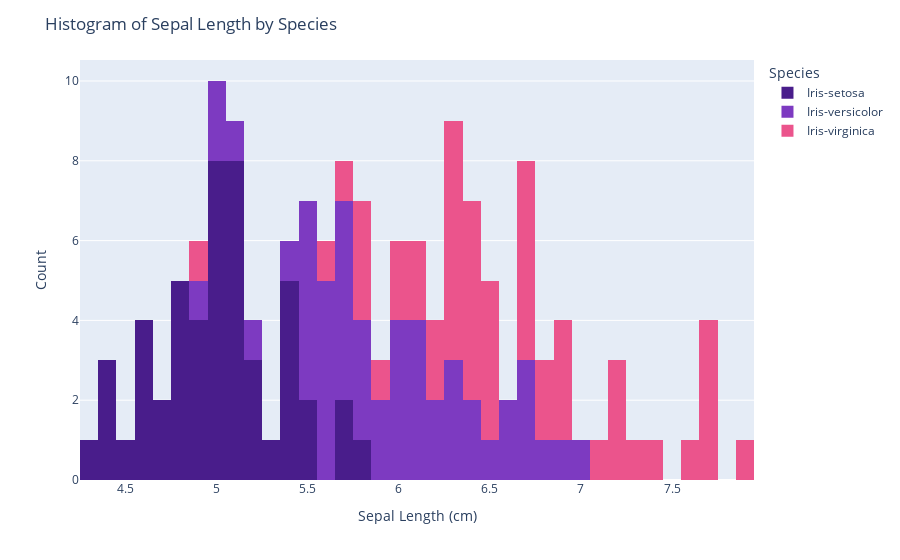
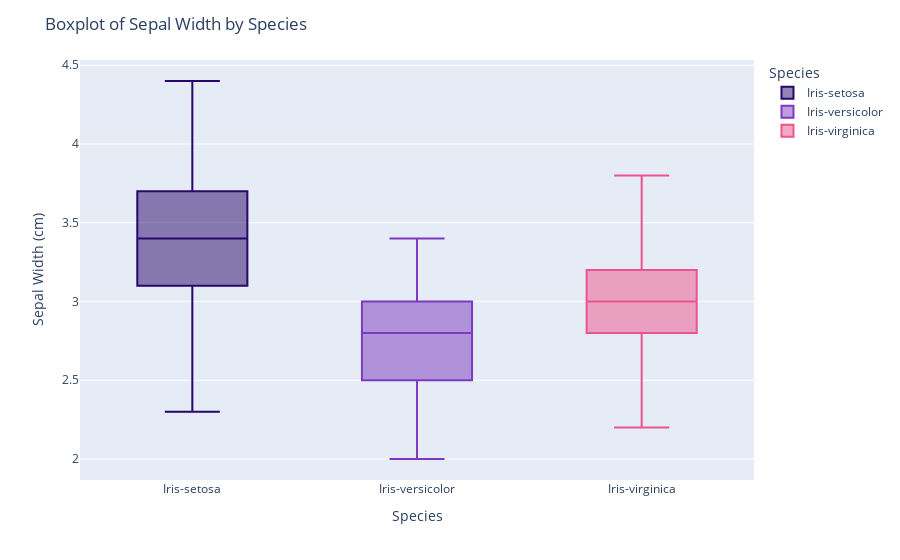
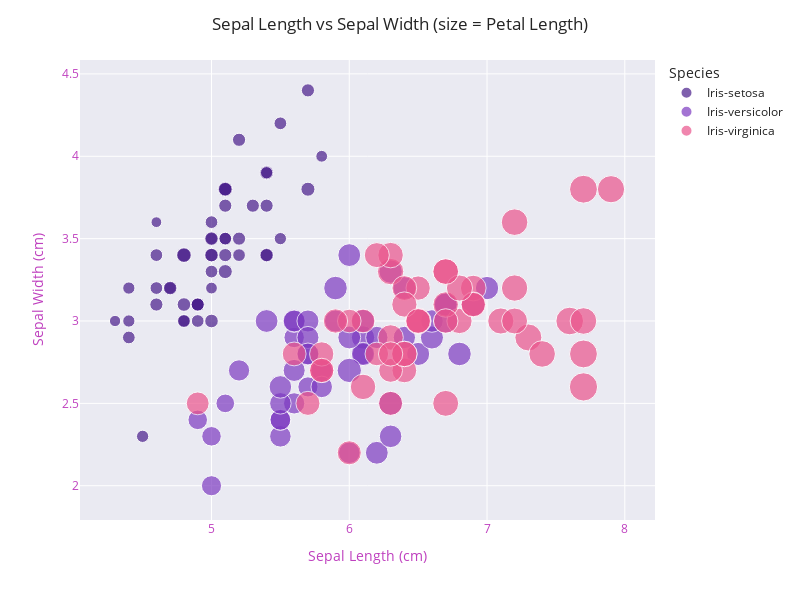

The cell these charts' notebook holds for them, in order:
### Code cell
# Phân tích biến SepalLengthCm với histogram
fig = px.histogram(
    data_frame=iris, 
    x='SepalLengthCm',
    color='Species',
    nbins=50,
    color_discrete_sequence=['#491D8B','#7D3AC1','#EB548C'],
    template='plotly'
)
fig.update_layout(
    title="Histogram of Sepal Length by Species",
    xaxis_title="Sepal Length (cm)",
    yaxis_title="Count"
)
fig.show()

# Phân tích biến SepalWidthCm với box plot
fig = px.box(
    data_frame=iris, 
    x='Species',
    y='SepalWidthCm', 
    color='Species',
    color_discrete_sequence=['#29066B','#7D3AC1','#EB548C'],
    orientation='v'
)
fig.update_layout(
    title="Boxplot of Sepal Width by Species",
    yaxis_title="Sepal Width (cm)"
)
fig.show()

# Phân tích 2 biến SepalLengthCm và SepalWidthCm với scatter
fig = px.scatter(
    data_frame=iris, 
    x='SepalLengthCm',
    y='SepalWidthCm',
    color='Species',
    size='PetalLengthCm',
    template='seaborn',
    color_discrete_sequence=['#491D8B','#7D3AC1','#EB548C']
)
fig.update_layout(
    width=800, height=600,
    title="Sepal Length vs Sepal Width (size = Petal Length)",
    xaxis=dict(title="Sepal Length (cm)", color="#BF40BF"),
    yaxis=dict(title="Sepal Width (cm)", color="#BF40BF")
)
fig.show()

### Figure 1 — Plotly figure (JSON) as saved in the notebook; plotly's stock layout.template omitted (floating-point values rounded to 4 significant figures)
{"data": [{"bingroup": "x", "hovertemplate": "Species=Iris-setosa<br>SepalLengthCm=%{x}<br>count=%{y}<extra></extra>", "legendgroup": "Iris-setosa", "marker": {"color": "#491D8B", "pattern": {"shape": ""}}, "name": "Iris-setosa", "nbinsx": 50, "orientation": "v", "showlegend": true, "type": "histogram", "x": [5.1, 4.9, 4.7, 4.6, 5.0, 5.4, 4.6, 5.0, 4.4, 4.9, 5.4, 4.8, 4.8, 4.3, 5.8, 5.7, 5.4, 5.1, 5.7, 5.1, 5.4, 5.1, 4.6, 5.1, 4.8, 5.0, 5.0, 5.2, 5.2, 4.7, 4.8, 5.4, 5.2, 5.5, 4.9, 5.0, 5.5, 4.9, 4.4, 5.1, 5.0, 4.5, 4.4, 5.0, 5.1, 4.8, 5.1, 4.6, 5.3, 5.0], "xaxis": "x", "yaxis": "y"}, {"bingroup": "x", "hovertemplate": "Species=Iris-versicolor<br>SepalLengthCm=%{x}<br>count=%{y}<extra></extra>", "legendgroup": "Iris-versicolor", "marker": {"color": "#7D3AC1", "pattern": {"shape": ""}}, "name": "Iris-versicolor", "nbinsx": 50, "orientation": "v", "showlegend": true, "type": "histogram", "x": [7.0, 6.4, 6.9, 5.5, 6.5, 5.7, 6.3, 4.9, 6.6, 5.2, 5.0, 5.9, 6.0, 6.1, 5.6, 6.7, 5.6, 5.8, 6.2, 5.6, 5.9, 6.1, 6.3, 6.1, 6.4, 6.6, 6.8, 6.7, 6.0, 5.7, 5.5, 5.5, 5.8, 6.0, 5.4, 6.0, 6.7, 6.3, 5.6, 5.5, 5.5, 6.1, 5.8, 5.0, 5.6, 5.7, 5.7, 6.2, 5.1, 5.7], "xaxis": "x", "yaxis": "y"}, {"bingroup": "x", "hovertemplate": "Species=Iris-virginica<br>SepalLengthCm=%{x}<br>count=%{y}<extra></extra>", "legendgroup": "Iris-virginica", "marker": {"color": "#EB548C", "pattern": {"shape": ""}}, "name": "Iris-virginica", "nbinsx": 50, "orientation": "v", "showlegend": true, "type": "histogram", "x": [6.3, 5.8, 7.1, 6.3, 6.5, 7.6, 4.9, 7.3, 6.7, 7.2, 6.5, 6.4, 6.8, 5.7, 5.8, 6.4, 6.5, 7.7, 7.7, 6.0, 6.9, 5.6, 7.7, 6.3, 6.7, 7.2, 6.2, 6.1, 6.4, 7.2, 7.4, 7.9, 6.4, 6.3, 6.1, 7.7, 6.3, 6.4, 6.0, 6.9, 6.7, 6.9, 5.8, 6.8, 6.7, 6.7, 6.3, 6.5, 6.2, 5.9], "xaxis": "x", "yaxis": "y"}], "layout": {"barmode": "relative", "legend": {"title": {"text": "Species"}, "tracegroupgap": 0}, "margin": {"t": 60}, "title": {"text": "Histogram of Sepal Length by Species"}, "xaxis": {"anchor": "y", "domain": [0, 1], "title": {"text": "Sepal Length (cm)"}}, "yaxis": {"anchor": "x", "domain": [0, 1], "title": {"text": "Count"}}}}

### Figure 2 — Plotly figure (JSON) as saved in the notebook; plotly's stock layout.template omitted (floating-point values rounded to 4 significant figures)
{"data": [{"alignmentgroup": "True", "hovertemplate": "Species=%{x}<br>SepalWidthCm=%{y}<extra></extra>", "legendgroup": "Iris-setosa", "marker": {"color": "#29066B"}, "name": "Iris-setosa", "notched": false, "offsetgroup": "Iris-setosa", "orientation": "v", "showlegend": true, "type": "box", "x": ["Iris-setosa", "Iris-setosa", "Iris-setosa", "Iris-setosa", "Iris-setosa", "Iris-setosa", "Iris-setosa", "Iris-setosa", "Iris-setosa", "Iris-setosa", "Iris-setosa", "Iris-setosa", "Iris-setosa", "Iris-setosa", "Iris-setosa", "Iris-setosa", "Iris-setosa", "Iris-setosa", "Iris-setosa", "Iris-setosa", "Iris-setosa", "Iris-setosa", "Iris-setosa", "Iris-setosa", "Iris-setosa", "Iris-setosa", "Iris-setosa", "Iris-setosa", "Iris-setosa", "Iris-setosa", "Iris-setosa", "Iris-setosa", "Iris-setosa", "Iris-setosa", "Iris-setosa", "Iris-setosa", "Iris-setosa", "Iris-setosa", "Iris-setosa", "Iris-setosa", "Iris-setosa", "Iris-setosa", "Iris-setosa", "Iris-setosa", "Iris-setosa", "Iris-setosa", "Iris-setosa", "Iris-setosa", "Iris-setosa", "Iris-setosa"], "x0": " ", "xaxis": "x", "y": [3.5, 3.0, 3.2, 3.1, 3.6, 3.9, 3.4, 3.4, 2.9, 3.1, 3.7, 3.4, 3.0, 3.0, 4.0, 4.4, 3.9, 3.5, 3.8, 3.8, 3.4, 3.7, 3.6, 3.3, 3.4, 3.0, 3.4, 3.5, 3.4, 3.2, 3.1, 3.4, 4.1, 4.2, 3.1, 3.2, 3.5, 3.1, 3.0, 3.4, 3.5, 2.3, 3.2, 3.5, 3.8, 3.0, 3.8, 3.2, 3.7, 3.3], "y0": " ", "yaxis": "y"}, {"alignmentgroup": "True", "hovertemplate": "Species=%{x}<br>SepalWidthCm=%{y}<extra></extra>", "legendgroup": "Iris-versicolor", "marker": {"color": "#7D3AC1"}, "name": "Iris-versicolor", "notched": false, "offsetgroup": "Iris-versicolor", "orientation": "v", "showlegend": true, "type": "box", "x": ["Iris-versicolor", "Iris-versicolor", "Iris-versicolor", "Iris-versicolor", "Iris-versicolor", "Iris-versicolor", "Iris-versicolor", "Iris-versicolor", "Iris-versicolor", "Iris-versicolor", "Iris-versicolor", "Iris-versicolor", "Iris-versicolor", "Iris-versicolor", "Iris-versicolor", "Iris-versicolor", "Iris-versicolor", "Iris-versicolor", "Iris-versicolor", "Iris-versicolor", "Iris-versicolor", "Iris-versicolor", "Iris-versicolor", "Iris-versicolor", "Iris-versicolor", "Iris-versicolor", "Iris-versicolor", "Iris-versicolor", "Iris-versicolor", "Iris-versicolor", "Iris-versicolor", "Iris-versicolor", "Iris-versicolor", "Iris-versicolor", "Iris-versicolor", "Iris-versicolor", "Iris-versicolor", "Iris-versicolor", "Iris-versicolor", "Iris-versicolor", "Iris-versicolor", "Iris-versicolor", "Iris-versicolor", "Iris-versicolor", "Iris-versicolor", "Iris-versicolor", "Iris-versicolor", "Iris-versicolor", "Iris-versicolor", "Iris-versicolor"], "x0": " ", "xaxis": "x", "y": [3.2, 3.2, 3.1, 2.3, 2.8, 2.8, 3.3, 2.4, 2.9, 2.7, 2.0, 3.0, 2.2, 2.9, 2.9, 3.1, 3.0, 2.7, 2.2, 2.5, 3.2, 2.8, 2.5, 2.8, 2.9, 3.0, 2.8, 3.0, 2.9, 2.6, 2.4, 2.4, 2.7, 2.7, 3.0, 3.4, 3.1, 2.3, 3.0, 2.5, 2.6, 3.0, 2.6, 2.3, 2.7, 3.0, 2.9, 2.9, 2.5, 2.8], "y0": " ", "yaxis": "y"}, {"alignmentgroup": "True", "hovertemplate": "Species=%{x}<br>SepalWidthCm=%{y}<extra></extra>", "legendgroup": "Iris-virginica", "marker": {"color": "#EB548C"}, "name": "Iris-virginica", "notched": false, "offsetgroup": "Iris-virginica", "orientation": "v", "showlegend": true, "type": "box", "x": ["Iris-virginica", "Iris-virginica", "Iris-virginica", "Iris-virginica", "Iris-virginica", "Iris-virginica", "Iris-virginica", "Iris-virginica", "Iris-virginica", "Iris-virginica", "Iris-virginica", "Iris-virginica", "Iris-virginica", "Iris-virginica", "Iris-virginica", "Iris-virginica", "Iris-virginica", "Iris-virginica", "Iris-virginica", "Iris-virginica", "Iris-virginica", "Iris-virginica", "Iris-virginica", "Iris-virginica", "Iris-virginica", "Iris-virginica", "Iris-virginica", "Iris-virginica", "Iris-virginica", "Iris-virginica", "Iris-virginica", "Iris-virginica", "Iris-virginica", "Iris-virginica", "Iris-virginica", "Iris-virginica", "Iris-virginica", "Iris-virginica", "Iris-virginica", "Iris-virginica", "Iris-virginica", "Iris-virginica", "Iris-virginica", "Iris-virginica", "Iris-virginica", "Iris-virginica", "Iris-virginica", "Iris-virginica", "Iris-virginica", "Iris-virginica"], "x0": " ", "xaxis": "x", "y": [3.3, 2.7, 3.0, 2.9, 3.0, 3.0, 2.5, 2.9, 2.5, 3.6, 3.2, 2.7, 3.0, 2.5, 2.8, 3.2, 3.0, 3.8, 2.6, 2.2, 3.2, 2.8, 2.8, 2.7, 3.3, 3.2, 2.8, 3.0, 2.8, 3.0, 2.8, 3.8, 2.8, 2.8, 2.6, 3.0, 3.4, 3.1, 3.0, 3.1, 3.1, 3.1, 2.7, 3.2, 3.3, 3.0, 2.5, 3.0, 3.4, 3.0], "y0": " ", "yaxis": "y"}], "layout": {"boxmode": "overlay", "legend": {"title": {"text": "Species"}, "tracegroupgap": 0}, "margin": {"t": 60}, "title": {"text": "Boxplot of Sepal Width by Species"}, "xaxis": {"anchor": "y", "categoryarray": ["Iris-setosa", "Iris-versicolor", "Iris-virginica"], "categoryorder": "array", "domain": [0, 1], "title": {"text": "Species"}}, "yaxis": {"anchor": "x", "domain": [0, 1], "title": {"text": "Sepal Width (cm)"}}}}

### Figure 3 — Plotly figure (JSON) as saved in the notebook; plotly's stock layout.template omitted (floating-point values rounded to 4 significant figures)
{"data": [{"hovertemplate": "Species=Iris-setosa<br>SepalLengthCm=%{x}<br>SepalWidthCm=%{y}<br>PetalLengthCm=%{marker.size}<extra></extra>", "legendgroup": "Iris-setosa", "marker": {"color": "#491D8B", "size": [1.4, 1.4, 1.3, 1.5, 1.4, 1.7, 1.4, 1.5, 1.4, 1.5, 1.5, 1.6, 1.4, 1.1, 1.2, 1.5, 1.3, 1.4, 1.7, 1.5, 1.7, 1.5, 1.0, 1.7, 1.9, 1.6, 1.6, 1.5, 1.4, 1.6, 1.6, 1.5, 1.5, 1.4, 1.5, 1.2, 1.3, 1.5, 1.3, 1.5, 1.3, 1.3, 1.3, 1.6, 1.9, 1.4, 1.6, 1.4, 1.5, 1.4], "sizemode": "area", "sizeref": 0.01725, "symbol": "circle"}, "mode": "markers", "name": "Iris-setosa", "orientation": "v", "showlegend": true, "type": "scatter", "x": [5.1, 4.9, 4.7, 4.6, 5.0, 5.4, 4.6, 5.0, 4.4, 4.9, 5.4, 4.8, 4.8, 4.3, 5.8, 5.7, 5.4, 5.1, 5.7, 5.1, 5.4, 5.1, 4.6, 5.1, 4.8, 5.0, 5.0, 5.2, 5.2, 4.7, 4.8, 5.4, 5.2, 5.5, 4.9, 5.0, 5.5, 4.9, 4.4, 5.1, 5.0, 4.5, 4.4, 5.0, 5.1, 4.8, 5.1, 4.6, 5.3, 5.0], "xaxis": "x", "y": [3.5, 3.0, 3.2, 3.1, 3.6, 3.9, 3.4, 3.4, 2.9, 3.1, 3.7, 3.4, 3.0, 3.0, 4.0, 4.4, 3.9, 3.5, 3.8, 3.8, 3.4, 3.7, 3.6, 3.3, 3.4, 3.0, 3.4, 3.5, 3.4, 3.2, 3.1, 3.4, 4.1, 4.2, 3.1, 3.2, 3.5, 3.1, 3.0, 3.4, 3.5, 2.3, 3.2, 3.5, 3.8, 3.0, 3.8, 3.2, 3.7, 3.3], "yaxis": "y"}, {"hovertemplate": "Species=Iris-versicolor<br>SepalLengthCm=%{x}<br>SepalWidthCm=%{y}<br>PetalLengthCm=%{marker.size}<extra></extra>", "legendgroup": "Iris-versicolor", "marker": {"color": "#7D3AC1", "size": [4.7, 4.5, 4.9, 4.0, 4.6, 4.5, 4.7, 3.3, 4.6, 3.9, 3.5, 4.2, 4.0, 4.7, 3.6, 4.4, 4.5, 4.1, 4.5, 3.9, 4.8, 4.0, 4.9, 4.7, 4.3, 4.4, 4.8, 5.0, 4.5, 3.5, 3.8, 3.7, 3.9, 5.1, 4.5, 4.5, 4.7, 4.4, 4.1, 4.0, 4.4, 4.6, 4.0, 3.3, 4.2, 4.2, 4.2, 4.3, 3.0, 4.1], "sizemode": "area", "sizeref": 0.01725, "symbol": "circle"}, "mode": "markers", "name": "Iris-versicolor", "orientation": "v", "showlegend": true, "type": "scatter", "x": [7.0, 6.4, 6.9, 5.5, 6.5, 5.7, 6.3, 4.9, 6.6, 5.2, 5.0, 5.9, 6.0, 6.1, 5.6, 6.7, 5.6, 5.8, 6.2, 5.6, 5.9, 6.1, 6.3, 6.1, 6.4, 6.6, 6.8, 6.7, 6.0, 5.7, 5.5, 5.5, 5.8, 6.0, 5.4, 6.0, 6.7, 6.3, 5.6, 5.5, 5.5, 6.1, 5.8, 5.0, 5.6, 5.7, 5.7, 6.2, 5.1, 5.7], "xaxis": "x", "y": [3.2, 3.2, 3.1, 2.3, 2.8, 2.8, 3.3, 2.4, 2.9, 2.7, 2.0, 3.0, 2.2, 2.9, 2.9, 3.1, 3.0, 2.7, 2.2, 2.5, 3.2, 2.8, 2.5, 2.8, 2.9, 3.0, 2.8, 3.0, 2.9, 2.6, 2.4, 2.4, 2.7, 2.7, 3.0, 3.4, 3.1, 2.3, 3.0, 2.5, 2.6, 3.0, 2.6, 2.3, 2.7, 3.0, 2.9, 2.9, 2.5, 2.8], "yaxis": "y"}, {"hovertemplate": "Species=Iris-virginica<br>SepalLengthCm=%{x}<br>SepalWidthCm=%{y}<br>PetalLengthCm=%{marker.size}<extra></extra>", "legendgroup": "Iris-virginica", "marker": {"color": "#EB548C", "size": [6.0, 5.1, 5.9, 5.6, 5.8, 6.6, 4.5, 6.3, 5.8, 6.1, 5.1, 5.3, 5.5, 5.0, 5.1, 5.3, 5.5, 6.7, 6.9, 5.0, 5.7, 4.9, 6.7, 4.9, 5.7, 6.0, 4.8, 4.9, 5.6, 5.8, 6.1, 6.4, 5.6, 5.1, 5.6, 6.1, 5.6, 5.5, 4.8, 5.4, 5.6, 5.1, 5.1, 5.9, 5.7, 5.2, 5.0, 5.2, 5.4, 5.1], "sizemode": "area", "sizeref": 0.01725, "symbol": "circle"}, "mode": "markers", "name": "Iris-virginica", "orientation": "v", "showlegend": true, "type": "scatter", "x": [6.3, 5.8, 7.1, 6.3, 6.5, 7.6, 4.9, 7.3, 6.7, 7.2, 6.5, 6.4, 6.8, 5.7, 5.8, 6.4, 6.5, 7.7, 7.7, 6.0, 6.9, 5.6, 7.7, 6.3, 6.7, 7.2, 6.2, 6.1, 6.4, 7.2, 7.4, 7.9, 6.4, 6.3, 6.1, 7.7, 6.3, 6.4, 6.0, 6.9, 6.7, 6.9, 5.8, 6.8, 6.7, 6.7, 6.3, 6.5, 6.2, 5.9], "xaxis": "x", "y": [3.3, 2.7, 3.0, 2.9, 3.0, 3.0, 2.5, 2.9, 2.5, 3.6, 3.2, 2.7, 3.0, 2.5, 2.8, 3.2, 3.0, 3.8, 2.6, 2.2, 3.2, 2.8, 2.8, 2.7, 3.3, 3.2, 2.8, 3.0, 2.8, 3.0, 2.8, 3.8, 2.8, 2.8, 2.6, 3.0, 3.4, 3.1, 3.0, 3.1, 3.1, 3.1, 2.7, 3.2, 3.3, 3.0, 2.5, 3.0, 3.4, 3.0], "yaxis": "y"}], "layout": {"height": 600, "legend": {"itemsizing": "constant", "title": {"text": "Species"}, "tracegroupgap": 0}, "margin": {"t": 60}, "title": {"text": "Sepal Length vs Sepal Width (size = Petal Length)"}, "width": 800, "xaxis": {"anchor": "y", "color": "#BF40BF", "domain": [0, 1], "title": {"text": "Sepal Length (cm)"}}, "yaxis": {"anchor": "x", "color": "#BF40BF", "domain": [0, 1], "title": {"text": "Sepal Width (cm)"}}}}
